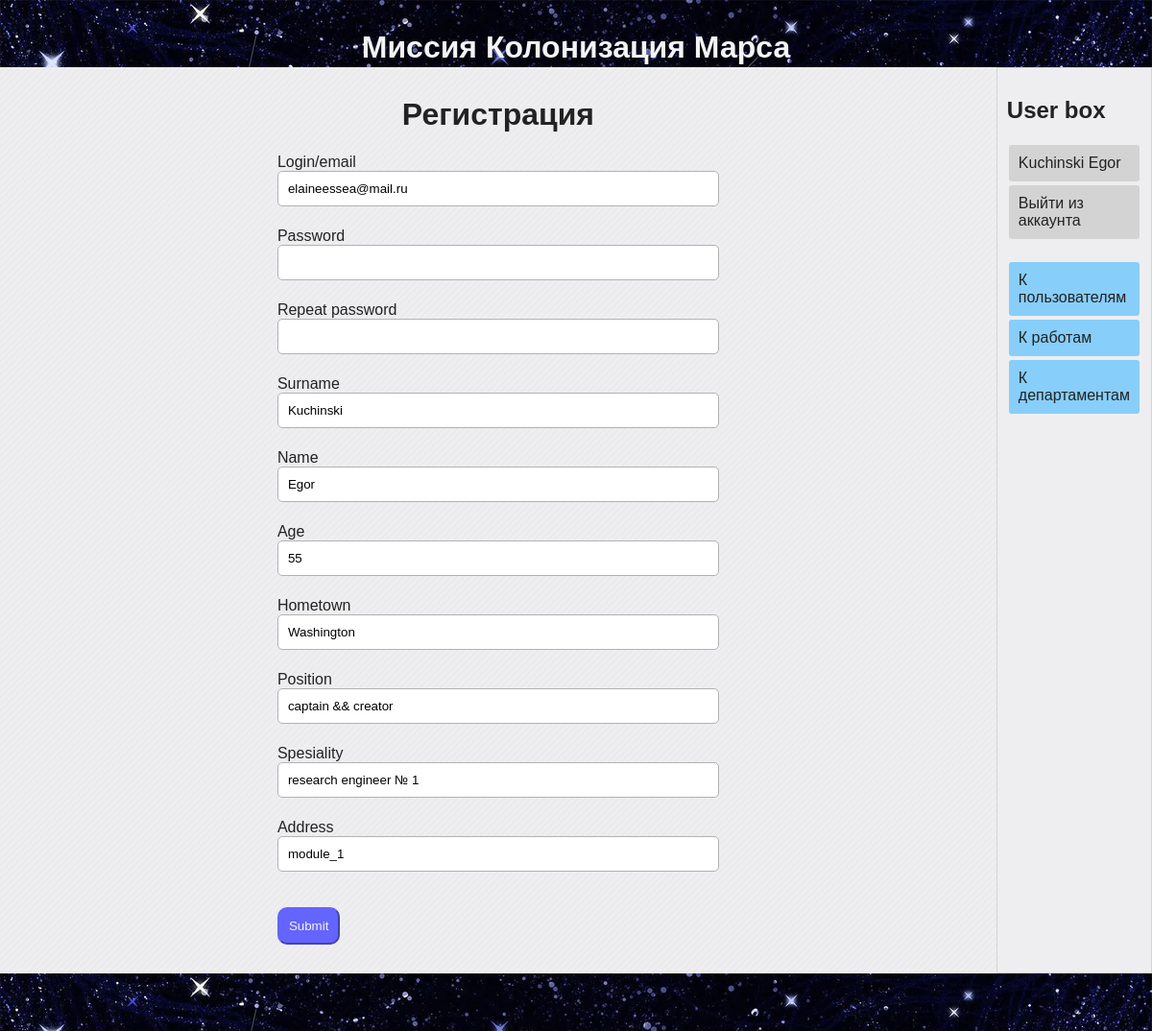
Page /edit_user/1 (signed in) on the earlier database version.
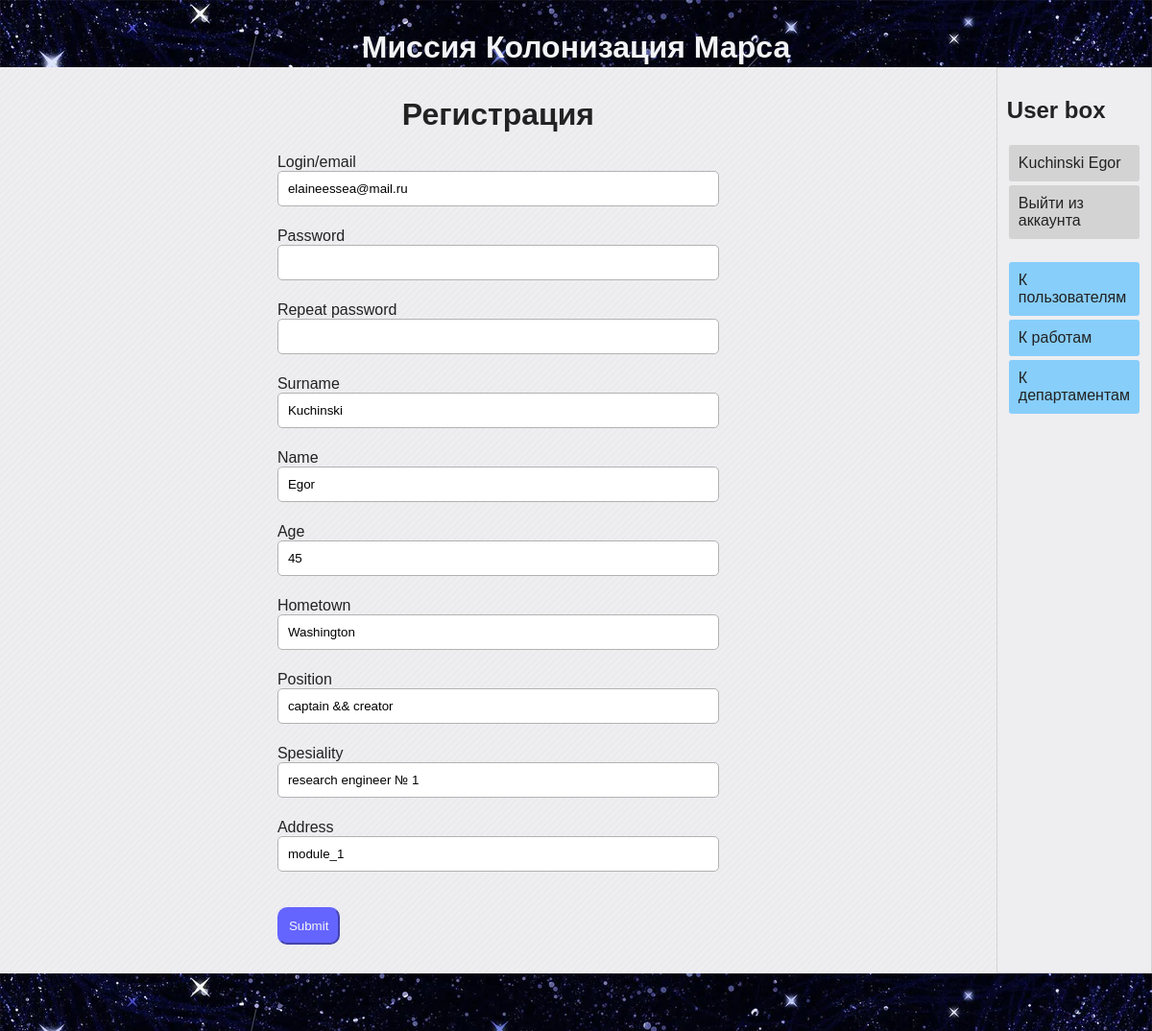
Same page on the later database version.
### data/users.py (models this page shows, shortened)
class User(SqlAlchemyBase, UserMixin, SerializerMixin):
    __tablename__ = 'users'
    id = sqlalchemy.Column(sqlalchemy.Integer,
                           primary_key=True, autoincrement=True)
    surname = sqlalchemy.Column(sqlalchemy.String)
    name = sqlalchemy.Column(sqlalchemy.String)
    age = sqlalchemy.Column(sqlalchemy.Integer)
    hometown = sqlalchemy.Column(sqlalchemy.String)
    position = sqlalchemy.Column(sqlalchemy.String)
    speciality = sqlalchemy.Column(sqlalchemy.String)
    address = sqlalchemy.Column(sqlalchemy.String)
    email = sqlalchemy.Column(sqlalchemy.String,
                              index=True, unique=True)
    hashed_password = sqlalchemy.Column(sqlalchemy.String)
    modyfied_date = sqlalchemy.Column(sqlalchemy.DateTime,
                                      default=datetime.datetime.now)
    jobs = orm.relation("Jobs", back_populates='user')
    deps = orm.relation("Departments", back_populates='user')

### main.py (the view)
@app.route('/edit_user/<int:user_id>', methods=['GET', 'POST'])
def edit_user(user_id):
    form = RegisterForm()
    session = db_session.create_session()
    user = session.query(User).get(user_id)
    if not user:
        abort(404)
    elif not current_user.is_authenticated or (current_user != user and current_user.id != 1):
        abort(403)
    if form.validate_on_submit():
        user.name = form.name.data
        user.surname = form.surname.data
        user.age = form.age.data
        user.hometown = form.hometown.data
        user.email = form.email.data
        user.position = form.position.data
        user.speciality = form.speciality.data
        user.address = form.address.data
        user.set_password(form.password.data)
        session.commit()
        return redirect('/users')
    else:
        form.name.data = user.name
        form.surname.data = user.surname
        form.age.data = user.age
        form.hometown.data = user.hometown
        form.email.data = user.email
        form.position.data = user.position
        form.speciality.data = user.speciality
        form.address.data = user.address
        return render_template('form_register.html', title="Edit user", form=form)

### data/db_session.py (called while the page is built)
def create_session() -> Session:
    global __factory
    return __factory()

### main.py (called while the page is built)
@log_manager.user_loader
def load_user(user_id):
    session = db_session.create_session()
    return session.query(User).get(user_id)

### templates/form_register.html
{% extends "base.html" %}
{% block content %}
    <h1 style='text-align: center'>Регистрация</h1>
    {% include "macros/average_form.html" %}
{% endblock %}

### templates/base.html (shortened to what this page needs)
<!DOCTYPE html>
<html lang="en">
<head>
    <link rel="stylesheet" href="/static/css/style.css">
</head>
<body>
    <header class="page-header">
        <h1>Миссия Колонизация Марса</h1>
    </header>
    <main class="flexbox flex_r_nowr">
        <div class='main_content'>
            {% block content %}{% endblock %}
        </div>
        <div class='user_box flexbox flex_c_nowr'>
            <h2>User box</h2>
            <div class="flexbox flex_c_nowr">
                {% if current_user.is_authenticated %}
                    <a class="btn" href="/home/{{ current_user.id }}">{{ current_user.surname }} {{current_user.name }}</a>
                    <a class="btn" href="/logout">Выйти из аккаунта</a>
                {% else %}
                    <a class="btn" href="/register">Зарегистрироваться</>
                    <a class="btn" href="/login">Войти</a>
                {% endif %}
            </div>
            <div class="flexbox flex_c_nowr usernav">
                <a href="/users" class="btn">К пользователям</a>
                <a href="/" class="btn">К работам</a>
                <a href="/departments" class="btn">К департаментам</a>
            </div>
        </div>
    </main>
    <footer class="page-footer"></footer>
</body>
</html>

### templates/macros/average_form.html (shortened to what this page needs)
<form method="post" class='form'>
    {% for field in form if field.name not in ['csrf_token', 'remember_me', 'submit'] %}
        <section>
            {{ field.label() }}
            {{ field(class='form_field')}}
        </section>
    {% endfor %}
    <section>
        {{ form.submit(class='submit') if form.submit}}
    </section>
</form>

Differences in the rows shown:
changed User "Kuchinski": age "55" → "45"
